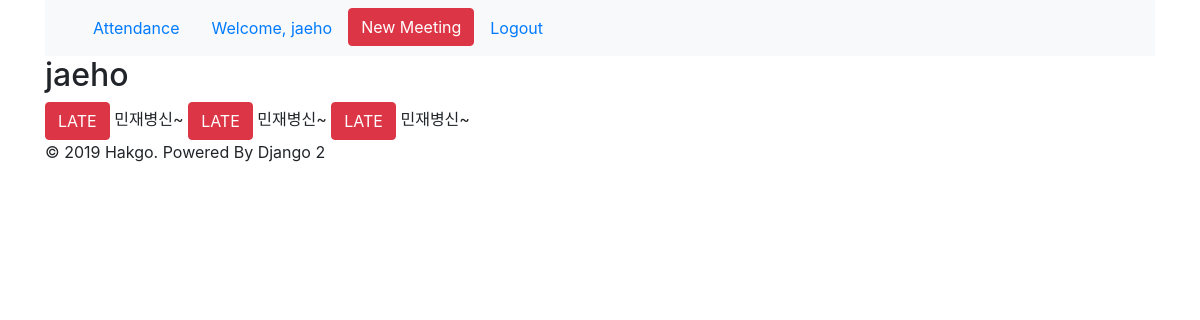
Before: /user_list/1/ (signed in) with the older database file.
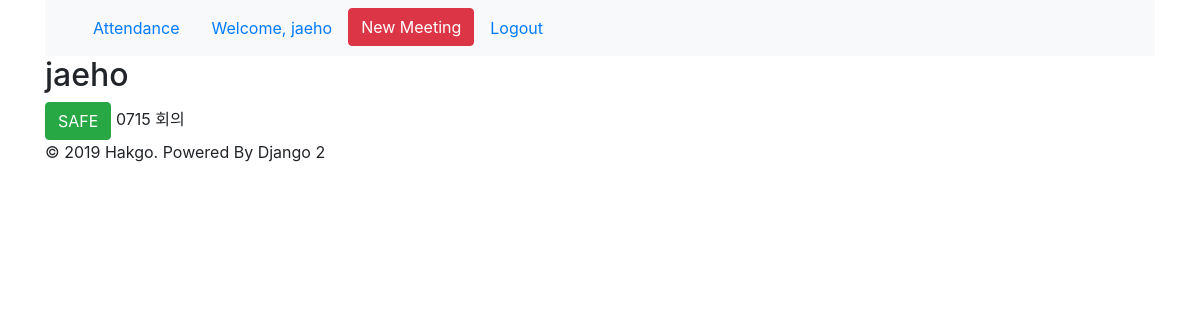
After: the same page with the newer database file.
### home/models.py (models this page shows, shortened)
class MeetingAttendance(models.Model):
    meeting = models.ForeignKey(Meeting, on_delete=models.CASCADE)
    user = models.ForeignKey(User, on_delete=models.CASCADE)
    check_date = models.DateTimeField(auto_now_add=True)
    def not_late(self):
        return self.check_date <= self.meeting.meeting_date

class Meeting(models.Model):
    title = models.CharField(max_length=100)
    meeting_date = models.DateTimeField()
    def __str__(self):
        return self.title

### home/views.py (the view)
# urls.py: path('user_list/<int:pk>/', UserListView.as_view(), name='user_list'),
class UserListView(ListView):
    model = MeetingAttendance
    template_name = 'home/user_list.html'

### home/templates/home/user_list.html (shortened to what this page needs)
{% extends 'base.html' %}
{% block content %}
    <h2>{{ user.username }}</h2>
    {% for attendance in object_list %}
        {% if attendance.user == user %}
            {% if attendance.not_late %}
                <a href="{% url 'detail' pk=attendance.meeting.id %}" class="btn btn-success">SAFE</a>
            {% else %}
                <a href="{% url 'detail' pk=attendance.meeting.id %}" class="btn btn-danger">LATE</a>
            {% endif %}
            {{ attendance.meeting }}
        {% endif %}
    {% endfor %}
{% endblock %}

### templates/base.html (shortened to what this page needs)
<!DOCTYPE html>
<html lang="en">
<head>
    <link rel="stylesheet" href="https://stackpath.bootstrapcdn.com/bootstrap/4.1.3/css/bootstrap.min.css">
</head>
<body>
<div class="container">
    <header class="header clearfix">
        <nav class="navbar navbar-expand-lg navbar-light bg-light">
            <ul class="nav">
                <li class="nav-item"><a href="/" class="active nav-link ">Attendance</a></li>
                {% if user.is_authenticated %}
                <li class="nav-item"><a href="{% url 'user_list' pk=user.id %}" class="nav-link">Welcome, {{user.get_username}}</a></li>
                <li class="nav-item"><a href="{% url 'create' %}" class="btn btn-danger">New Meeting</a></li>
                <li class="nav-item"><a href="{% url 'logout' %}" class="nav-link">Logout</a></li>
                {% else %}
                <li class="nav-item"><a href="{% url 'login' %}" class="nav-link">Login</a></li>
                {% endif %}
            </ul>
        </nav>
    </header>
    {% block content %}
    {% endblock %}
    <footer class="footer">
        <p>&copy; 2019 Hakgo. Powered By Django 2</p>
    </footer>
</div>
</body>
</html>

Changed rows visible on the page:
removed MeetingAttendance: shows "LATE", meeting "민재병신~"
removed MeetingAttendance: shows "LATE", meeting "민재병신~"
removed MeetingAttendance: shows "LATE", meeting "민재병신~"
added MeetingAttendance: shows "SAFE", meeting "0715 회의"
